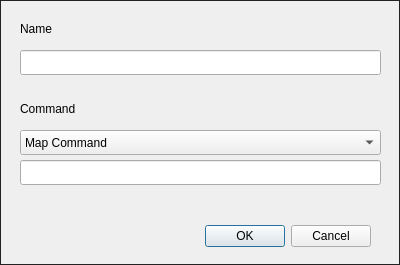
<?xml version="1.0" encoding="UTF-8"?>
<ui version="4.0">
 <class>EditCommandDialog</class>
 <widget class="QDialog" name="EditCommandDialog">
  <property name="geometry">
   <rect>
    <x>0</x>
    <y>0</y>
    <width>400</width>
    <height>265</height>
   </rect>
  </property>
  <property name="windowTitle">
   <string>Edit command</string>
  </property>
  <property name="styleSheet">
   <string notr="true">QDialog {
    border: 1px solid #222;
}</string>
  </property>
  <widget class="QLabel" name="label_3">
   <property name="geometry">
    <rect>
     <x>20</x>
     <y>20</y>
     <width>361</width>
     <height>17</height>
    </rect>
   </property>
   <property name="text">
    <string>Name</string>
   </property>
  </widget>
  <widget class="QLineEdit" name="commandText">
   <property name="geometry">
    <rect>
     <x>20</x>
     <y>160</y>
     <width>361</width>
     <height>25</height>
    </rect>
   </property>
  </widget>
  <widget class="QLabel" name="label">
   <property name="geometry">
    <rect>
     <x>20</x>
     <y>100</y>
     <width>361</width>
     <height>17</height>
    </rect>
   </property>
   <property name="text">
    <string>Command</string>
   </property>
  </widget>
  <widget class="QComboBox" name="commandTypeBox">
   <property name="geometry">
    <rect>
     <x>20</x>
     <y>130</y>
     <width>361</width>
     <height>25</height>
    </rect>
   </property>
   <item>
    <property name="text">
     <string>Map Command</string>
    </property>
   </item>
   <item>
    <property name="text">
     <string>Console Command</string>
    </property>
   </item>
  </widget>
  <widget class="QLineEdit" name="nameText">
   <property name="geometry">
    <rect>
     <x>20</x>
     <y>50</y>
     <width>361</width>
     <height>25</height>
    </rect>
   </property>
  </widget>
  <widget class="QDialogButtonBox" name="buttonBox">
   <property name="geometry">
    <rect>
     <x>30</x>
     <y>220</y>
     <width>341</width>
     <height>32</height>
    </rect>
   </property>
   <property name="orientation">
    <enum>Qt::Horizontal</enum>
   </property>
   <property name="standardButtons">
    <set>QDialogButtonBox::Cancel|QDialogButtonBox::Ok</set>
   </property>
  </widget>
 </widget>
 <tabstops>
  <tabstop>nameText</tabstop>
  <tabstop>commandTypeBox</tabstop>
  <tabstop>commandText</tabstop>
 </tabstops>
 <resources/>
 <connections>
  <connection>
   <sender>buttonBox</sender>
   <signal>rejected()</signal>
   <receiver>EditCommandDialog</receiver>
   <slot>reject()</slot>
   <hints>
    <hint type="sourcelabel">
     <x>200</x>
     <y>235</y>
    </hint>
    <hint type="destinationlabel">
     <x>199</x>
     <y>132</y>
    </hint>
   </hints>
  </connection>
 </connections>
</ui>
